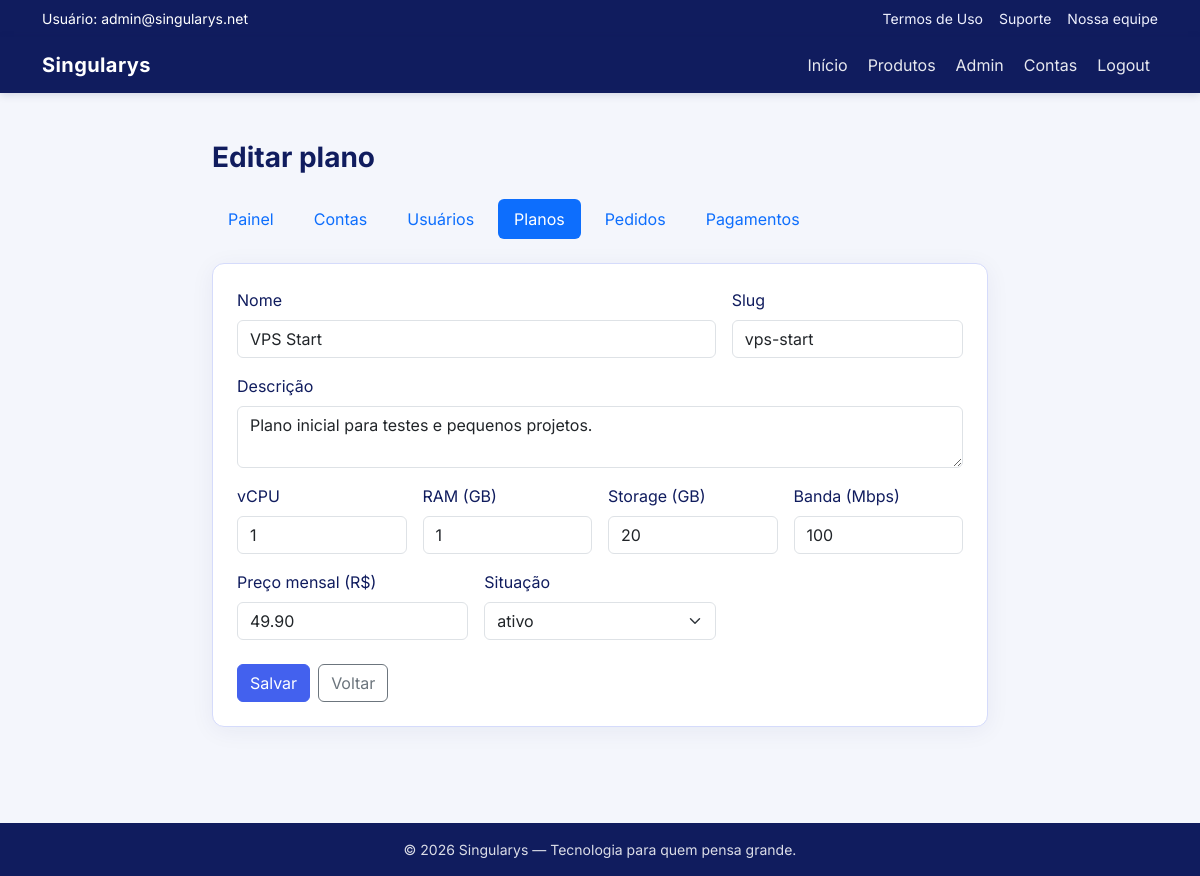
The page /index.php?controle=adminController&metodo=planoForm&id=1 (signed in) on the database its author committed.
### tables this page shows
CREATE TABLE IF NOT EXISTS planos_vps (
    id_plano BIGINT UNSIGNED AUTO_INCREMENT PRIMARY KEY,
    nome VARCHAR(100) NOT NULL,
    slug VARCHAR(100) NOT NULL,
    descricao TEXT NULL,
    vcpu INT UNSIGNED NOT NULL,
    ram_mb INT UNSIGNED NOT NULL,
    storage_gb INT UNSIGNED NOT NULL,
    banda_mbps INT UNSIGNED NOT NULL DEFAULT 100,
    preco_mensal DECIMAL(10,2) NOT NULL,
    situacao ENUM('ativo', 'inativo', 'suspenso') NOT NULL DEFAULT 'ativo',
    criado_em DATETIME NOT NULL DEFAULT CURRENT_TIMESTAMP,
    alterado_em DATETIME NOT NULL DEFAULT CURRENT_TIMESTAMP ON UPDATE CURRENT_TIMESTAMP,
    deletado_em DATETIME NULL COMMENT 'Soft delete; pedidos antigos mantêm FK ao plano',
    UNIQUE KEY uk_plano_slug (slug)
);

### controllers/adminController.class.php (called while the page is built, shortened)
<?php
require_once "models/conexao.class.php";
require_once "models/planoDAO.class.php";
class AdminController
{
    public function planoForm()
    {
        $planoDAO = new PlanoDAO();
        $id = (int) ($_GET["id"] ?? 0);
        $plano = $id > 0 ? $planoDAO->buscarRegistroPorId($id) : null;
        require_once "views/admin/plano_form.php";
    }
}

### index.php (called while the page is built, shortened)
<?php
$metodo = $_GET["metodo"] ?? "inicio";
$obj = new $controle();
$obj->$metodo();

### models/conexao.class.php (called while the page is built, shortened)
<?php
class Conexao
{
    protected $db = null;
    public function __construct()
    {
        $host = getenv("SINGULARYS_DB_HOST") ?: "localhost";
        $banco = getenv("SINGULARYS_DB_NAME") ?: "singularys2";
        $usuario = getenv("SINGULARYS_DB_USER") ?: "root";
        $senha = getenv("SINGULARYS_DB_PASS") ?: "";
        $parametros = "mysql:host={$host};dbname={$banco};charset=utf8mb4";
        try {
            $this->db = new PDO($parametros, $usuario, $senha);
            $this->db->setAttribute(PDO::ATTR_ERRMODE, PDO::ERRMODE_EXCEPTION);
            $this->db->setAttribute(PDO::ATTR_DEFAULT_FETCH_MODE, PDO::FETCH_OBJ);
            $this->db->setAttribute(PDO::ATTR_EMULATE_PREPARES, false);
        } catch (PDOException $e) {
            $this->erroConexao = $e->getMessage();
            $this->db = null;
        }
    }
    protected function possuiConexao()
    {
        return $this->db instanceof PDO;
    }
}

### models/planoDAO.class.php (called while the page is built, shortened)
<?php
require_once __DIR__ . "/conexao.class.php";
class PlanoDAO extends Conexao
{
    public function buscarRegistroPorId(int $idPlano): ?object
    {
        try {
            $stm = $this->db->prepare("SELECT * FROM planos_vps WHERE id_plano = ? LIMIT 1");
            $stm->execute([$idPlano]);
            return $stm->fetch() ?: null;
        } catch (PDOException $e) {
            return null;
        }
    }
}

### views/admin/plano_form.php (the view, shortened to what this page needs)
<?php
$editando = $plano !== null;
require_once "views/partials/head.php";
require_once "views/partials/header.php";
?>
<main class="py-5">
    <div class="container col-lg-8">
        <h1 class="h3 app-page-title fw-bold mb-4"><?php echo $editando ? "Editar plano" : "Novo plano"; ?></h1>
        <?php require "views/partials/admin_nav.php"; ?>
        <div class="app-card p-4">
            <form method="post" action="index.php?controle=adminController&metodo=salvarPlano">
                <div class="row g-3">
                    <div class="col-md-8">
                        <label class="form-label" for="nome">Nome</label>
                        <input class="form-control" id="nome" name="nome" required
                               value="<?php echo htmlspecialchars($plano->nome ?? $_POST["nome"] ?? ""); ?>">
                    </div>
                    <div class="col-md-4">
                        <label class="form-label" for="slug">Slug</label>
                        <input class="form-control" id="slug" name="slug" required
                               value="<?php echo htmlspecialchars($plano->slug ?? $_POST["slug"] ?? ""); ?>">
                    </div>
                    <div class="col-12">
                        <label class="form-label" for="descricao">Descrição</label>
                        <textarea class="form-control" id="descricao" name="descricao" rows="2"><?php echo htmlspecialchars($plano->descricao ?? ""); ?></textarea>
                    </div>
                    <div class="col-md-3">
                        <label class="form-label" for="vcpu">vCPU</label>
                        <input type="number" min="1" class="form-control" id="vcpu" name="vcpu" required
                               value="<?php echo (int) ($plano->vcpu ?? 1); ?>">
                    </div>
                    <div class="col-md-3">
                        <label class="form-label" for="ram_gb">RAM (GB)</label>
                        <input type="number" min="1" class="form-control" id="ram_gb" name="ram_gb" required
                               value="<?php echo (int) round(($plano->ram_mb ?? 1024) / 1024); ?>">
                    </div>
                    <div class="col-md-3">
                        <label class="form-label" for="storage_gb">Storage (GB)</label>
                        <input type="number" min="1" class="form-control" id="storage_gb" name="storage_gb" required
                               value="<?php echo (int) ($plano->storage_gb ?? 20); ?>">
                    </div>
                    <div class="col-md-3">
                        <label class="form-label" for="banda_mbps">Banda (Mbps)</label>
                        <input type="number" min="1" class="form-control" id="banda_mbps" name="banda_mbps" required
                               value="<?php echo (int) ($plano->banda_mbps ?? 100); ?>">
                    </div>
                    <div class="col-md-4">
                        <label class="form-label" for="preco_mensal">Preço mensal (R$)</label>
                        <input type="text" class="form-control" id="preco_mensal" name="preco_mensal" required
                               value="<?php echo htmlspecialchars($plano->preco_mensal ?? "49.90"); ?>">
                    </div>
                    <div class="col-md-4">
                        <label class="form-label" for="situacao">Situação</label>
                        <select class="form-select" id="situacao" name="situacao">
                            <?php foreach (["ativo", "inativo", "suspenso"] as $sit) { ?>
                                <option value="<?php echo $sit; ?>"
                                    <?php echo ($plano->situacao ?? "ativo") === $sit ? "selected" : ""; ?>>
                                    <?php echo $sit; ?>
                                </option>
                            <?php } ?>
                        </select>
                    </div>
                </div>
                <div class="mt-4 d-flex gap-2">
                    <button type="submit" class="btn btn-singularys">Salvar</button>
                    <a class="btn btn-outline-secondary" href="index.php?controle=adminController&metodo=planos">Voltar</a>
                </div>
            </form>
        </div>
    </div>
</main>
<?php require_once "views/partials/footer.php"; ?>

### css/app.css (style rules this page uses)
:root { --singularys-azul: #101C5E; --singularys-azul-claro: #4361EE; --singularys-fundo: #f4f6fc; --singularys-card: #ffffff; --singularys-borda: #d5dbfb; }
body.app-body { background-color: var(--singularys-fundo); color: var(--singularys-azul); font-family: "Inter", system-ui, sans-serif; min-height: 100vh; display: flex; flex-direction: column; }
body.app-body main { flex: 1 0 auto; }
.btn-singularys { background: var(--singularys-azul-claro); border-color: var(--singularys-azul-claro); color: #fff; }
.app-card { background: var(--singularys-card); border: 1px solid var(--singularys-borda); border-radius: 0.75rem; box-shadow: 0 4px 24px rgba(16, 28, 94, 0.06); }
.app-page-title { color: var(--singularys-azul); }

### views/partials/head.php (style rules this page uses)
:root { color-scheme: light only; }

### rows shown on the page
planos_vps: nome "VPS Start", slug "vps-start", descricao "Plano inicial para testes e pequenos projetos.", vcpu "1", ram_gb "1", storage_gb "20", banda_mbps "100", preco_mensal "49.90", situacao "ativo"

### other values the page prints
$_SESSION["usuario_nome"] "admin@singularys.net"
